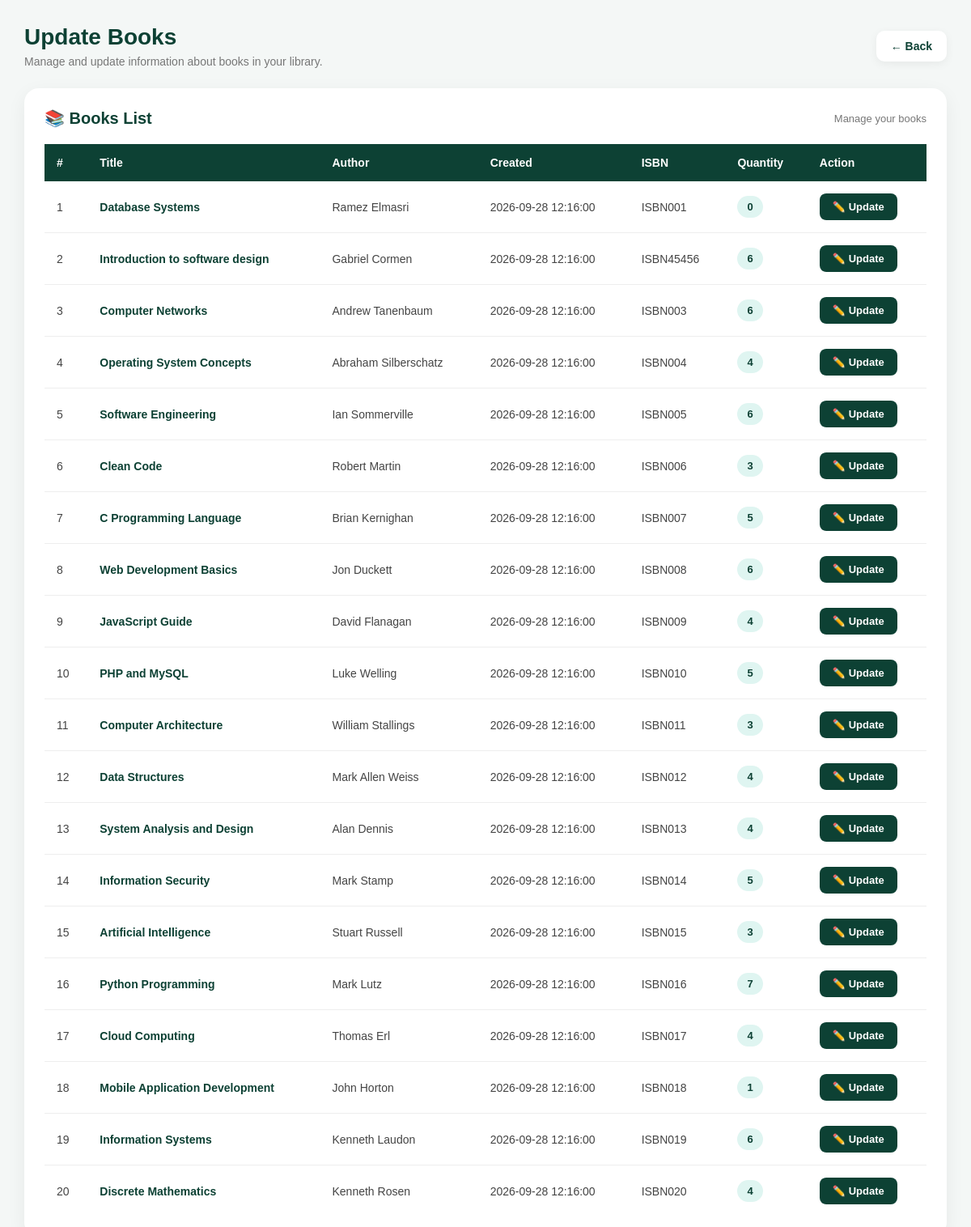
The app's page /admin/adminlist.php with its own data.
### tables this page shows
CREATE TABLE `book` (
  `book_id` int(11) NOT NULL,
  `book_name` varchar(150) NOT NULL,
  `author` varchar(100) NOT NULL,
  `created_at` timestamp NOT NULL DEFAULT current_timestamp(),
  `ISBN` varchar(30) NOT NULL,
  `quantity` int(11) NOT NULL DEFAULT 1
);

### admin/adminlist.php (the view, shortened to what this page needs)
<?php
include('../connection.php');
$sql = "SELECT * FROM book";
$query = mysqli_query($connection, $sql);
?>
<!DOCTYPE html>
<html lang="en">
<head>
</head>
<body>
<div class="page">
    <div class="page-header">
        <div>
            <h1>Update Books</h1>
            <p>
                Manage and update information about books in your library.
            </p>
        </div>
        <a
            href="admin_insert.php"
            class="back-btn"
        >
            ← Back
        </a>
    </div>
    <div class="table-card">
        <div class="table-top">
            <h2>📚 Books List</h2>
            <span>
                Manage your books
            </span>
        </div>
        <div class="table-wrapper">
            <table>
                <thead>
                    <tr>
                        <th>#</th>
                        <th>Title</th>
                        <th>Author</th>
                        <th>Created</th>
                        <th>ISBN</th>
                        <th>Quantity</th>
                        <th>Action</th>
                    </tr>
                </thead>
                <tbody>
                <?php
                $number = 1;
                if (mysqli_num_rows($query) > 0) {
                    while ($row = mysqli_fetch_assoc($query)) {
                ?>
                    <tr>
                        <td>
                            <?php echo $number++; ?>
                        </td>
                        <td class="book-title">
                            <?php
                            echo htmlspecialchars(
                                $row['book_name'],
                                ENT_QUOTES,
                                'UTF-8'
                            );
                            ?>
                        </td>
                        <td>
                            <?php
                            echo htmlspecialchars(
                                $row['author'],
                                ENT_QUOTES,
                                'UTF-8'
                            );
                            ?>
                        </td>
                        <td>
                            <?php
                            echo htmlspecialchars(
                                $row['created_at'],
                                ENT_QUOTES,
                                'UTF-8'
                            );
                            ?>
                        </td>
                        <td>
                            <?php
                            echo htmlspecialchars(
                                $row['ISBN'],
                                ENT_QUOTES,
                                'UTF-8'
                            );
                            ?>
                        </td>
                        <td>
                            <span class="quantity">
                                <?php
                                echo htmlspecialchars(
                                    $row['quantity'],
                                    ENT_QUOTES,
                                    'UTF-8'
                                );
                                ?>
                            </span>
                        </td>
                        <td>
                            <form
                                action="update.php"
                                method="POST"
                            >
                                <button
                                    type="submit"
                                    name="update"
                                    class="update-btn"
                                >
                                    ✏️ Update
                                </button>
                            </form>
                        </td>
                    </tr>
                <?php
                    }
                }
                ?>
                </tbody>
            </table>
        </div>
    </div>
</div>
</body>
</html>

### admin/adminlist.php (style rules this page uses)
* { margin: 0; padding: 0; box-sizing: border-box; font-family: Arial, Helvetica, sans-serif; }
body { background: #f4f7f6; color: #0d4134; padding: 30px; }
.page { max-width: 1200px; margin: auto; }
.page-header { display: flex; justify-content: space-between; align-items: center; margin-bottom: 25px; }
.page-header h1 { font-size: 28px; color: #0d4134; }
.page-header p { margin-top: 6px; color: #777; font-size: 14px; }
.back-btn { text-decoration: none; background: white; color: #0d4134; padding: 11px 18px; border-radius: 10px; font-size: 14px; font-weight: 600; box-shadow: 0 3px 12px rgba(0,0,0,0.06); transition: 0.3s; }
.table-card { background: white; border-radius: 18px; padding: 25px; box-shadow: 0 7px 25px rgba(0,0,0,0.06); overflow: hidden; }
.table-top { display: flex; justify-content: space-between; align-items: center; margin-bottom: 20px; }
.table-top h2 { font-size: 20px; color: #0d4134; }
.table-top span { font-size: 13px; color: #777; }
.table-wrapper { width: 100%; overflow-x: auto; }
table { width: 100%; min-width: 750px; border-collapse: collapse; }
thead { background: #0d4134; }
th { color: white; text-align: left; padding: 15px; font-size: 14px; font-weight: 600; }
td { padding: 15px; border-bottom: 1px solid #eeeeee; color: #444; font-size: 14px; }
tbody tr { transition: 0.2s; }
tbody tr:last-child td { border-bottom: none; }
.book-title { color: #0d4134; font-weight: 600; }
.quantity { display: inline-block; background: #dff5f1; color: #0d4134; padding: 6px 12px; border-radius: 20px; font-weight: 600; font-size: 13px; }
.update-btn { border: none; background: #0d4134; color: white; padding: 9px 16px; border-radius: 8px; cursor: pointer; font-size: 13px; font-weight: 600; transition: 0.3s; }

### records on screen
book: book_name "Database Systems", author "Ramez Elmasri", created_at "2026-09-28 12:16:00", ISBN "ISBN001", quantity "0"
book: book_name "Introduction to software design", author "Gabriel Cormen", created_at "2026-09-28 12:16:00", ISBN "ISBN45456", quantity "6"
book: book_name "Computer Networks", author "Andrew Tanenbaum", created_at "2026-09-28 12:16:00", ISBN "ISBN003", quantity "6"
book: book_name "Operating System Concepts", author "Abraham Silberschatz", created_at "2026-09-28 12:16:00", ISBN "ISBN004", quantity "4"
book: book_name "Software Engineering", author "Ian Sommerville", created_at "2026-09-28 12:16:00", ISBN "ISBN005", quantity "6"
book: book_name "Clean Code", author "Robert Martin", created_at "2026-09-28 12:16:00", ISBN "ISBN006", quantity "3"
book: book_name "C Programming Language", author "Brian Kernighan", created_at "2026-09-28 12:16:00", ISBN "ISBN007", quantity "5"
book: book_name "Web Development Basics", author "Jon Duckett", created_at "2026-09-28 12:16:00", ISBN "ISBN008", quantity "6"
book: book_name "JavaScript Guide", author "David Flanagan", created_at "2026-09-28 12:16:00", ISBN "ISBN009", quantity "4"
book: book_name "PHP and MySQL", author "Luke Welling", created_at "2026-09-28 12:16:00", ISBN "ISBN010", quantity "5"
book: book_name "Computer Architecture", author "William Stallings", created_at "2026-09-28 12:16:00", ISBN "ISBN011", quantity "3"
book: book_name "Data Structures", author "Mark Allen Weiss", created_at "2026-09-28 12:16:00", ISBN "ISBN012", quantity "4"
book: book_name "System Analysis and Design", author "Alan Dennis", created_at "2026-09-28 12:16:00", ISBN "ISBN013", quantity "4"
book: book_name "Information Security", author "Mark Stamp", created_at "2026-09-28 12:16:00", ISBN "ISBN014", quantity "5"
book: book_name "Artificial Intelligence", author "Stuart Russell", created_at "2026-09-28 12:16:00", ISBN "ISBN015", quantity "3"
book: book_name "Python Programming", author "Mark Lutz", created_at "2026-09-28 12:16:00", ISBN "ISBN016", quantity "7"
book: book_name "Cloud Computing", author "Thomas Erl", created_at "2026-09-28 12:16:00", ISBN "ISBN017", quantity "4"
book: book_name "Mobile Application Development", author "John Horton", created_at "2026-09-28 12:16:00", ISBN "ISBN018", quantity "1"
book: book_name "Information Systems", author "Kenneth Laudon", created_at "2026-09-28 12:16:00", ISBN "ISBN019", quantity "6"
book: book_name "Discrete Mathematics", author "Kenneth Rosen", created_at "2026-09-28 12:16:00", ISBN "ISBN020", quantity "4"
